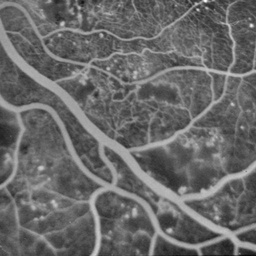
#> input picture Assignment_1/image_folder/img_retina.jpg, 256 x 256 px, shrunk from 512 x 512 before the run
$ jupyter execute --allow-errors Q1.ipynb   (shell and % lines are left out)
#> lines starting #> are read from the running program, lines starting #| are printed output that depends on the picture; long printed decimals are rounded
# 1. Information Theory

[cell 1]
import numpy as np
import matplotlib.pyplot as plt
import matplotlib.image as mpimg
import os
from scipy import signal
import scipy

[cell 2]
np.random.seed(0)

[cell 3]
folder_path = "image_folder/"

## 1.1 Entropy of Retina Image

### Entropy Helper function

[cell 4]
def entropy_image(I):
    counts = np.histogram(I, bins=I.max()-I.min()+1)[0]
    norm_counts = counts / counts.sum()
    entr = - (norm_counts[norm_counts>0] * np.log2(norm_counts[norm_counts>0])).sum()
    return entr

### 1.1.1 Entropy of the Retina Image

[cell 5]
I = mpimg.imread(os.path.join(folder_path+'img_retina.jpg'))          # read image
#> I is the input picture: shape (256, 256); min 8, max 254, mean 104.4

[cell 6]
print("Entropy of the Retina Image I:", entropy_image(I))
#> in entropy_image, `counts = np.histogram(I, bins=I.max()-I.min()+1)[0]`: counts = 247 values, max 1174 at index 82, min 0 at index 3, mean 265.3
#> in entropy_image, `norm_counts = counts / counts.sum()`: norm_counts = 247 values, max 0.0179 at index 82, min 0 at index 3, mean 0.00405
#> in entropy_image, `entr = - (norm_counts[norm_counts>0] * np.log2(norm_counts[norm_counts..`: entr = 6.84
#| Entropy of the Retina Image I: 6.843

### 1.1.2 Generate Noise Image N_A = U[ -A, A]. Vary A from 0 to 200 in steps of 5 and generate different instances of N_A. Compute and plot in a single graph the entropy of: I, N_A, I + N_A as a function of A.

[cell 7]
min_A = 0         # minimum value of A
max_A = 200       # maximum value of A
step = 5          # step of increment of A
entropy_I = []    # list to store entropy of I
entropy_Na = []   # list to store entropy of N_A
entropy_I_Na = [] # list to store entropy of I + N_A
A = []            # list to store values of A

[cell 8]
for i in range(min_A,max_A+1,step):
    A.append(i)                               # store value of A
    N_A = np.random.randint(-i, i+1, I.shape) # generate N_A, note that +1 is necessary as maximum value is not inclusive in numpy
    entropy_I.append(entropy_image(I))        # calculate and store entropy of I
    entropy_Na.append(entropy_image(N_A))     # calculate and store entropy of N_A
    entropy_I_Na.append(entropy_image(I+N_A)) # calculate and store entropy of I + N_A
#> this loop made 41 passes
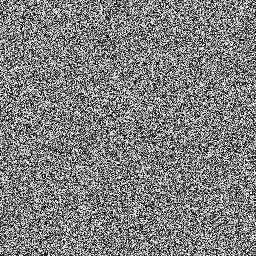
#> N_A: shape (256, 256) int64; min -200, max 200, mean -0.1; drawn with min black and max white
#> after the loop, A = 41 values from 0 to 200; entropy_I = 41 values from 6.84 to 6.84; entropy_I_Na = 41 values from 6.84 to 8.84; entropy_Na = 41 values from 0 to 8.64

[cell 9]
# convert lists into array
A = np.array(A)
entropy_I = np.array(entropy_I)
entropy_Na = np.array(entropy_Na)
entropy_I_Na = np.array(entropy_I_Na)

[cell 10]
plt.plot(A, entropy_I, 'r', label='Entropy of I')
plt.plot(A, entropy_Na, 'b', label='Entropy of N_A')
plt.plot(A, entropy_I_Na, 'g', label='Entropy of I + N_A')
plt.xlabel('A')
plt.ylabel('Entropy')
plt.legend()
plt.show()
#> figure, not shown here; curve peaks at x = 200, y = 8.64; curve peaks at x = 200, y = 8.84

From this we can observe that entropy of Imaage (I) stays constant with increase in A. This is expected as we are I is unaffected by A.

Entropy of N_A increases with increase in value of A. But this relationship is not increase.

Similarly, we can also observe that with increase in value of A, entropy of I + N_a also increases. But this relationship is also not linear. Entropy of I+N_a is always greater than the entropy of I or entropy of N_a, but it is not a direct sum of them.

## 1.2 Mutual Information and KL divergence

### Mututal Information helper function

[cell 11]
def MI_AB(A,B):

    epsi = 10e-25

    # calculate joint histogram of A and B
    histAB = np.histogram2d(A.ravel(), B.ravel(), bins=[A.max()-A.min()+1, B.max()-B.min()+1])[0]
    norm_histAB = histAB / histAB.sum()

    # calculate individual histogram of A and B
    histA  = np.histogram(A.ravel(), bins=A.max()-A.min()+1)[0]
    norm_histA = histA / histA.sum()
    histB  = np.histogram(B.ravel(), bins=B.max()-B.min()+1)[0]
    norm_histB = histB / histB.sum()

    # repeat norm_histA and norm_histB for faster computation
    norm_histA_rep = np.repeat(norm_histA[:,np.newaxis],len(norm_histB),axis=-1)
    norm_histB_rep = np.repeat(norm_histB[:,np.newaxis],len(norm_histA),axis=-1).T

    # calculate MI

    MI = ((norm_histAB[(norm_histAB>0) & (norm_histA_rep>0) & (norm_histB_rep>0)]) * np.log2( (norm_histAB[(norm_histAB>0) & (norm_histA_rep>0) & (norm_histB_rep>0)]) /  ((norm_histA_rep[(norm_histAB>0) & (norm_histA_rep>0) & (norm_histB_rep>0)]*norm_histB_rep[(norm_histAB>0) & (norm_histA_rep>0) & (norm_histB_rep>0)]) ) ) ).sum()

    return MI

### 1.2.1 Generate Noise Image N_A, by varying A from 0 to 200 in the steps of 5. Compute and plot the mutual information between I and I + N_A as a function of A.

[cell 12]
min_A = 0         # minimum value of A
max_A = 200       # maximum value of A
step = 5          # step of increment of A
MI_I_I_Na = []    # list to store MI between I and I + N_A
A = []            # list to store values of A

[cell 13]
for i in range(min_A,max_A+1,step):
    A.append(i)                               # store value of A
    N_A = np.random.randint(-i, i+1, I.shape) # generate N_A, note that +1 is necessary as maximum value is not inclusive in numpy
    MI_I_I_Na.append(MI_AB(I, I+N_A))         # calculate and store MI between I and I + N_A
#> this loop made 41 passes
#> MI in MI_AB on passes 1 to 12: 6.84, 3.42, 2.55, 2.06, 1.73, 1.51, 1.33, 1.2, 1.1, 1.02, 0.967, 0.911
#> pass 1, in MI_AB, `norm_histB_rep = np.repeat(norm_histB[:,np.newaxis],len(norm_histA),ax..`:
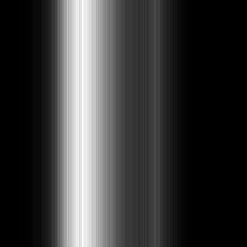
#> norm_histB_rep: shape (247, 247) float64; min 0, max 0.0179, mean 0.00405; drawn with min black and max white
#> after the loop, MI_I_I_Na = 41 values, max 6.84 at index 0, min 0.755 at index 21, mean 1.17

[cell 14]
# convert lists into array
A = np.array(A)
MI_I_I_Na = np.array(MI_I_I_Na)

[cell 15]
plt.plot(A, MI_I_I_Na, 'b', label='MI between I and I + N_A')
plt.xlabel('A')
plt.ylabel('MI')
plt.legend()
plt.show()
#> figure, not shown here; curve peaks at x = 0, y = 6.84

From the above graph we can see that MI between I and I+N_A decreases with increase in value of A. This shows that as the randomness in the noise increases, MI decreases.

### 1.2.2 Generate single a single noise image, N_20. Compute the joint entropy of the image pair: H(I, I+N_20). Also verify numerically that: H(I; I+N_A) = H(I) + H(I+N_20) - MI(I; I+N_20)

### Joint Entropy helper function

[cell 16]
def Joint_Entropy(A,B):

    epsi = 10e-25

    # calculate joint histogram of A and B
    histAB = np.histogram2d(A.ravel(), B.ravel(), bins=[A.max()-A.min()+1, B.max()-B.min()+1])[0]
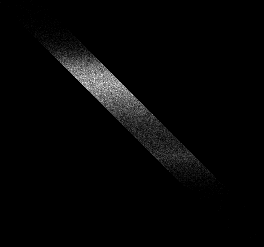
#> histAB: shape (247, 264) float64; min 0, max 44, mean 1; drawn with min black and max white
    norm_histAB = histAB / histAB.sum()

    # calculate Joint Entropy
    JE = - (norm_histAB[norm_histAB>0] * np.log2(norm_histAB[norm_histAB>0])).sum()
#> JE = 12.12

    return JE

[cell 17]
N_20 = np.random.randint(-20,21, I.shape) # generate N_20, note that +1 is necessary as maximum value is not inclusive in numpy

[cell 18]
Joint_Entropy_I_I_N20 = Joint_Entropy(I, I+N_20) # Joint entropy of I and I + N_20
#> Joint_Entropy_I_I_N20 = 12.12
Entropy_I = entropy_image(I)
#> Entropy_I = 6.84
Entropy_I_N20 = entropy_image(I+N_20)
#> Entropy_I_N20 = 7.01
MI_I_I_N20 = MI_AB(I, I+N_20)
#> MI_I_I_N20 = 1.73

[cell 19]
print("H(I; I+N20): ", Joint_Entropy_I_I_N20)
#| H(I; I+N20):  12.121
print("H(I) + H(I+N20) - MI(I; I+N20): ", Entropy_I + Entropy_I_N20 - MI_I_I_N20)
#| H(I) + H(I+N20) - MI(I; I+N20):  12.121
print("Difference between above two: ", Entropy_I + Entropy_I_N20 - MI_I_I_N20 - Joint_Entropy_I_I_N20)
#| Difference between above two:  0.0

From above, we can see that difference between H(I; I+N20) and H(I) + H(I+N20) - MI(I;I+N20) is almost zero. Thus we varified that they are equivalent.

### 1.2.3 Compute forward and backward KL divergence between

### KL Divergence helper function

[cell 20]
def parzen_window_density(hist, window_size):
    window = signal.parzen(window_size)
    pwd = np.convolve(hist, window, 'same')
    return pwd

[cell 21]
def KL_divergence(A,B,window_size=5, parzen_window=False, apply_to_A=True, apply_to_B=False):

#> called with window_size = 5, parzen_window = False, apply_to_A = True, apply_to_B = False
    epsi = 10e-25

    # calculate range of combined A and B
    total_min = min(A.min(), B.min())
#> total_min = 0
    total_max = max(A.max(), B.max())
#> total_max = 255

    # calculate histA and histB
    histA = np.histogram(A.ravel(), bins=total_max-total_min+1, range=[total_min, total_max])[0]
#> histA = 256 values, max 1174 at index 90, min 0 at index 0, mean 256
    if parzen_window and apply_to_A:
        histA = parzen_window_density(histA, window_size)
    norm_histA = histA / histA.sum()
#> norm_histA = 256 values, max 0.0179 at index 90, min 0 at index 0, mean 0.00391

    histB = np.histogram(B.ravel(), bins=total_max-total_min+1, range=[total_min, total_max])[0]
#> histB = 256 values, max 294 at index 41, min 218 at index 209, mean 256
    if parzen_window and apply_to_B:
        histB = parzen_window_density(histB, window_size)
    norm_histB = histB / histB.sum()
#> norm_histB = 256 values, max 0.00449 at index 41, min 0.00333 at index 209, mean 0.00391

    # calculate KL Divergence
    KLD = - (norm_histA[(norm_histA>0) & (norm_histB>0) ] * np.log2( (norm_histB[(norm_histA>0) & (norm_histB>0) ]) / (norm_histA[(norm_histA>0) & (norm_histB>0) ]) )).sum()
#> KLD = 1.16

    return KLD

### (i) I and the noise N of the same size as I; where pixel intensities of N are drawn from U[0,255]

[cell 22]
N_U = np.random.randint(0,256,I.shape)

[cell 23]
F_KLD = KL_divergence(I, N_U)
#> F_KLD = 1.16
B_KLD = KL_divergence(N_U, I)
#> B_KLD = 1.27
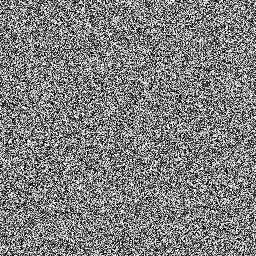
#> N_U: shape (256, 256) int64; min 0, max 255, mean 127.1
print("Forward KL Divergence between I and N_U: ", F_KLD)
#| Forward KL Divergence between I and N_U:  1.157
print("Backward KL Divergence between I and N_U: ", B_KLD)
#| Backward KL Divergence between I and N_U:  1.271

From the above values we can say that, I is able to approximate N_U in a better manner than N_U is able to approximate I, as value of Forward KL divergence is smaller compare to Backward KL divergence.

### (ii) I and I+N20 from the previous question. Use parzen window filtering on the histogram of I.

[cell 24]
N_20 = np.random.randint(-20,21,I.shape)

#### No parzen window

[cell 25]
F_KLD = KL_divergence(I, I+N_20)
#> F_KLD = 0.0348
B_KLD = KL_divergence(I+N_20, I)
#> B_KLD = 0.04
print("Forward KL Divergence between I and N_U: ", F_KLD)
#| Forward KL Divergence between I and N_U:  0.0348
print("Backward KL Divergence between I and N_U: ", B_KLD)
#| Backward KL Divergence between I and N_U:  0.04004

####  Parzen window only on I

[cell 26]
window_size=11
#> (the rest of this cell did not finish here and is left out)

B_KLD = KL_divergence(I+N_20, I, window_size=window_size, parzen_window=True, apply_to_A=False, apply_to_B=True)
print("Forward KL Divergence between I and N_U: {}, window_size: {}".format(F_KLD, window_size))
print("Backward KL Divergence between I and N_U: {}, window_size:{}".format(B_KLD,window_size))

[cell 27]
window_size=7
#> (the rest of this cell did not finish here and is left out)

B_KLD = KL_divergence(I+N_20, I, window_size=window_size, parzen_window=True, apply_to_A=False, apply_to_B=True)
print("Forward KL Divergence between I and N_U: {}, window_size: {}".format(F_KLD, window_size))
print("Backward KL Divergence between I and N_U: {}, window_size:{}".format(B_KLD,window_size))

[cell 28]
window_size=3
#> (the rest of this cell did not finish here and is left out)

B_KLD = KL_divergence(I+N_20, I, window_size=window_size, parzen_window=True, apply_to_A=False, apply_to_B=True)
print("Forward KL Divergence between I and N_U: {}, window_size: {}".format(F_KLD, window_size))
print("Backward KL Divergence between I and N_U: {}, window_size:{}".format(B_KLD,window_size))

[cell 29]
window_size=1
#> (the rest of this cell did not finish here and is left out)

B_KLD = KL_divergence(I+N_20, I, window_size=window_size, parzen_window=True, apply_to_A=False, apply_to_B=True)
print("Forward KL Divergence between I and N_U: {}, window_size: {}".format(F_KLD, window_size))
print("Backward KL Divergence between I and N_U: {}, window_size:{}".format(B_KLD,window_size))

#### Parzen window on both I and I+N_20

[cell 30]
window_size=11
#> (the rest of this cell did not finish here and is left out)

[cell 31]
window_size=7
#> (the rest of this cell did not finish here and is left out)

[cell 32]
window_size=3
#> (the rest of this cell did not finish here and is left out)

[cell 33]
window_size=1
#> (the rest of this cell did not finish here and is left out)

From the above values we can say that, I is able to approximate I+N_20 in a better manner than I+N_20 is able to approximate I, as value of Forward KL divergence is smaller compare to Backward KL divergence.

We can also observe that as window_size of the parzen window increases, overall Forward and backward KL divergence decreases. This means that PDF as more smooth and affect of noise in I+N_20 decreases.

# 1.3 Registration

### 1.3.1 Registration on I1_1 with I1_2 and I2_1 with I2_2 using Mutual Information and Mean Suqared Error based similarity metrics

[cell 34]
I1_1 = mpimg.imread(os.path.join(folder_path+'I1_1.png'))          # read image
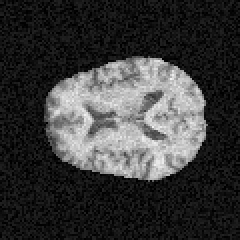
#> input picture Assignment_1/image_folder/I1_1.png, 120 x 120 px, shrunk from 240 x 240 before the run (shown 2 times larger)
#> I1_1 is the input picture: shape (120, 120, 4) float32; mean R, G, B, A 0.227, 0.227, 0.227, 1
I1_2 = mpimg.imread(os.path.join(folder_path+'I1_2.png'))          # read image
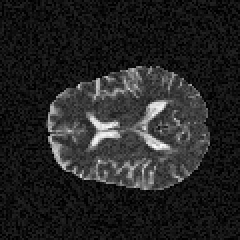
#> input picture Assignment_1/image_folder/I1_2.png, 120 x 120 px, shrunk from 240 x 240 before the run (shown 2 times larger)
#> I1_2 is the input picture: shape (120, 120, 4) float32; mean R, G, B, A 0.141, 0.141, 0.141, 1
I2_1 = mpimg.imread(os.path.join(folder_path+'I2_1.png'))          # read image
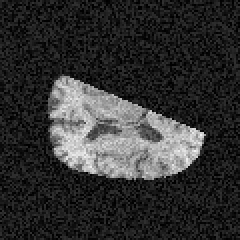
#> input picture Assignment_1/image_folder/I2_1.png, 120 x 120 px, shrunk from 240 x 240 before the run (shown 2 times larger)
#> I2_1 is the input picture: shape (120, 120, 4) float32; mean R, G, B, A 0.195, 0.195, 0.195, 1
I2_2 = mpimg.imread(os.path.join(folder_path+'I2_2.png'))          # read image
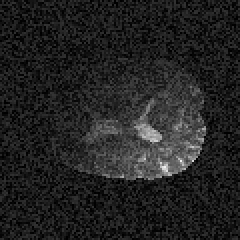
#> input picture Assignment_1/image_folder/I2_2.png, 120 x 120 px, shrunk from 240 x 240 before the run (shown 2 times larger)
#> I2_2 is the input picture: shape (120, 120, 4) float32; mean R, G, B, A 0.136, 0.136, 0.136, 1

I1_1 = (I1_1[:,:,0]*256).astype(int)
#> I1_1: shape (120, 120) int64
I1_2 = (I1_2[:,:,0]*256).astype(int)
#> I1_2: shape (120, 120) int64
I2_1 = (I2_1[:,:,0]*256).astype(int)
#> I2_1: shape (120, 120) int64
I2_2 = (I2_2[:,:,0]*256).astype(int)
#> I2_2: shape (120, 120) int64

We will consider the background tobe of zero (0) value.

[cell 35]
def shift(A, num_shift=1, axis=0, pad_value=0):

    if num_shift==0:
        return A

    else:

        A_shift = np.ones(A.shape, dtype='int')*pad_value

        if axis == 0:
            if num_shift>0: # move down
                A_shift[num_shift::,:] = A[0:-num_shift,:]
            else:           # move up
                A_shift[0:-abs(num_shift),:] = A[abs(num_shift)::,:]
        else:
            if num_shift>0: # move right
                A_shift[:,num_shift::] = A[:,0:-num_shift]
            else:           # move left
                A_shift[:,0:-abs(num_shift)] = A[:,abs(num_shift)::]

        return A_shift

For simplicity we will ristrict our translation values to be in the range of -30:30.

### Registration of I1_1 and I1_2

[cell 36]
translation_range = 30
moving_image = np.copy(I1_1)
fixed_image = np.copy(I1_2)

translation_values = np.arange(-translation_range,translation_range+1,1)

MSE = np.zeros((translation_values.size, translation_values.size))
MI = np.zeros((translation_values.size, translation_values.size))

for i,x in enumerate(translation_values):
    for j,y in enumerate(translation_values):
        mv = shift(moving_image, x, axis=0)
        mv = shift(mv          , y, axis=1)

        MSE[i,j] = ((fixed_image - mv)**2).mean()
        MI[i,j]  = MI_AB(fixed_image, mv)
#> this loop made 61 passes
#> pass 1, in MI_AB (call 43), `norm_histA_rep = np.repeat(norm_histA[:,np.newaxis],len(norm_histB),ax..`:
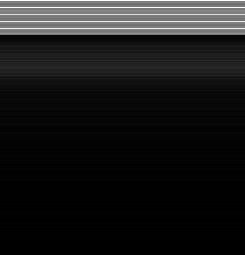
#> norm_histA_rep: shape (255, 245) float64; min 0, max 0.0375, mean 0.00392; drawn with min black and max white

#### Mutual Information based Registration

[cell 37]
fig, ax = plt.subplots()
im = plt.imshow(MI, interpolation='none', extent=[-translation_range,translation_range,translation_range,-translation_range])
ax.set_xlabel('X-Translation')
ax.set_ylabel('Y-Translation')
ax.set_title('MI')
plt.colorbar()
plt.show()

[cell 38]
# we want to find where MI in maximum
MI_indices = np.asarray(np.unravel_index(np.argmax(MI, axis=None), MI.shape)) - translation_range
print('MI based best translation parameters: X-translation = {}, Y-translation = {}'.format(MI_indices[0],MI_indices[1]))
#| MI based best translation parameters: X-translation = 5, Y-translation = 1

[cell 39]
plt.subplot(121)
plt.imshow(I1_2, cmap='gray')
plt.imshow(I1_1, cmap='jet', alpha=0.5)
plt.title('Before registration')
plt.subplot(122)
plt.imshow(I1_2, cmap='gray')
mv = shift(I1_1, MI_indices[0], axis=0)
mv = shift(mv, MI_indices[1], axis=1)
plt.imshow(mv, cmap='jet', alpha=0.5)
plt.title('After registration')
plt.suptitle('MI based registration')
plt.show()

#### Mean Squared Error Based Registration

[cell 40]
fig, ax = plt.subplots()
im = plt.imshow(MSE, interpolation='none', extent=[-translation_range,translation_range,translation_range,-translation_range])
ax.set_xlabel('X-Translation')
ax.set_ylabel('Y-Translation')
ax.set_title('MSE')
plt.colorbar()
plt.show()

[cell 41]
# we want to find where MSE in minimum
MSE_indices = np.asarray(np.unravel_index(np.argmin(MSE, axis=None), MSE.shape)) - translation_range
print('MSE based best translation parameters: X-translation = {}, Y-translation = {}'.format(MSE_indices[0],MSE_indices[1]))
#| MSE based best translation parameters: X-translation = 4, Y-translation = -4

[cell 42]
plt.subplot(121)
plt.imshow(I1_2, cmap='gray')
plt.imshow(I1_1, cmap='jet', alpha=0.5)
plt.title('Before registration')
plt.subplot(122)
plt.imshow(I1_2, cmap='gray')
mv = shift(I1_1, MSE_indices[0], axis=0)
mv = shift(mv, MSE_indices[1], axis=1)
plt.imshow(mv, cmap='jet', alpha=0.5)
plt.title('After registration')
plt.suptitle('MSE based registration')
plt.show()

From above, we can see that images (I1_2 and I1_1) are aligned properly after MI based registration while they are not aligned properly after MSE based registration

### Registration of I2_1 and I2_2

[cell 43]
translation_range = 30
moving_image = np.copy(I2_1)
fixed_image = np.copy(I2_2)

translation_values = np.arange(-translation_range,translation_range+1,1)

MSE = np.zeros((translation_values.size, translation_values.size))
MI = np.zeros((translation_values.size, translation_values.size))

for i,x in enumerate(translation_values):
    for j,y in enumerate(translation_values):
        mv = shift(moving_image, x, axis=0)
        mv = shift(mv          , y, axis=1)

        MSE[i,j] = ((fixed_image - mv)**2).mean()
        MI[i,j]  = MI_AB(fixed_image, mv)

#### Mutual Information based Registration

[cell 44]
fig, ax = plt.subplots()
im = plt.imshow(MI, interpolation='none', extent=[-translation_range,translation_range,translation_range,-translation_range])
ax.set_xlabel('X-Translation')
ax.set_ylabel('Y-Translation')
ax.set_title('MI')
plt.colorbar()
plt.show()

[cell 45]
# we want to find where MI in maximum
MI_indices = np.asarray(np.unravel_index(np.argmax(MI, axis=None), MI.shape)) - translation_range
print('MI based best translation parameters: X-translation = {}, Y-translation = {}'.format(MI_indices[0],MI_indices[1]))
#| MI based best translation parameters: X-translation = -2, Y-translation = 11

[cell 46]
plt.subplot(121)
plt.imshow(I2_2, cmap='gray')
plt.imshow(I2_1, cmap='jet', alpha=0.5)
plt.title('Before registration')
plt.subplot(122)
plt.imshow(I2_2, cmap='gray')
mv = shift(I2_1, MI_indices[0], axis=0)
mv = shift(mv, MI_indices[1], axis=1)
plt.imshow(mv, cmap='jet', alpha=0.5)
plt.title('After registration')
plt.suptitle('MI based registration')
plt.show()

#### Mean Squared Error Based Registration

[cell 47]
fig, ax = plt.subplots()
im = plt.imshow(MSE, interpolation='none', extent=[-translation_range,translation_range,translation_range,-translation_range])
ax.set_xlabel('X-Translation')
ax.set_ylabel('Y-Translation')
ax.set_title('MSE')
plt.colorbar()
plt.show()

[cell 48]
# we want to find where MSE in minimum
MSE_indices = np.asarray(np.unravel_index(np.argmin(MSE, axis=None), MSE.shape)) - translation_range
print('MSE based best translation parameters: X-translation = {}, Y-translation = {}'.format(MSE_indices[0],MSE_indices[1]))
#| MSE based best translation parameters: X-translation = 0, Y-translation = 30

[cell 49]
plt.subplot(121)
plt.imshow(I2_2, cmap='gray')
plt.imshow(I2_1, cmap='jet', alpha=0.5)
plt.title('Before registration')
plt.subplot(122)
plt.imshow(I2_2, cmap='gray')
mv = shift(I2_1, MSE_indices[0], axis=0)
mv = shift(mv, MSE_indices[1], axis=1)
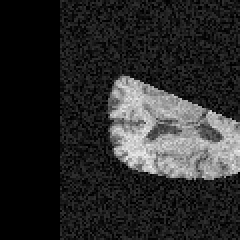
#> mv: shape (120, 120) int64 (shown 2 times larger); min 0, max 240, mean 41.3
plt.imshow(mv, cmap='jet', alpha=0.5)
plt.title('After registration')
plt.suptitle('MSE based registration')
plt.show()
